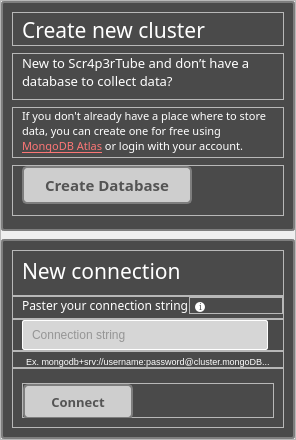
                    <widget class="QFrame" name="db_settings_frame">
                     <property name="maximumSize">
                      <size>
                       <width>16777215</width>
                       <height>16777215</height>
                      </size>
                     </property>
                     <property name="frameShape">
                      <enum>QFrame::StyledPanel</enum>
                     </property>
                     <property name="frameShadow">
                      <enum>QFrame::Raised</enum>
                     </property>
                     <layout class="QVBoxLayout" name="verticalLayout_14">
                      <property name="spacing">
                       <number>8</number>
                      </property>
                      <property name="leftMargin">
                       <number>0</number>
                      </property>
                      <property name="topMargin">
                       <number>0</number>
                      </property>
                      <property name="rightMargin">
                       <number>0</number>
                      </property>
                      <property name="bottomMargin">
                       <number>0</number>
                      </property>
                      <item>
                       <widget class="QFrame" name="top_db_frame">
                        <property name="minimumSize">
                         <size>
                          <width>0</width>
                          <height>230</height>
                         </size>
                        </property>
                        <property name="maximumSize">
                         <size>
                          <width>16777215</width>
                          <height>230</height>
                         </size>
                        </property>
                        <property name="styleSheet">
                         <string notr="true">QFrame #top_db_frame{
background-color: #4A4A4A;
border:2px solid #7E7E7E;
border-radius:3px;
}</string>
                        </property>
                        <property name="frameShape">
                         <enum>QFrame::StyledPanel</enum>
                        </property>
                        <property name="frameShadow">
                         <enum>QFrame::Raised</enum>
                        </property>
                        <layout class="QVBoxLayout" name="verticalLayout_4" stretch="0,0,0,0">
                         <property name="spacing">
                          <number>7</number>
                         </property>
                         <property name="bottomMargin">
                          <number>13</number>
                         </property>
                         <item>
                          <widget class="QFrame" name="frame_7">
                           <property name="frameShape">
                            <enum>QFrame::StyledPanel</enum>
                           </property>
                           <property name="frameShadow">
                            <enum>QFrame::Raised</enum>
                           </property>
                           <layout class="QHBoxLayout" name="horizontalLayout_9">
                            <property name="topMargin">
                             <number>2</number>
                            </property>
                            <property name="bottomMargin">
                             <number>0</number>
                            </property>
                            <item>
                             <widget class="QLabel" name="label_4">
                              <property name="font">
                               <font>
                                <family>Segoe UI Semibold</family>
                                <pointsize>16</pointsize>
                               </font>
                              </property>
                              <property name="styleSheet">
                               <string notr="true">color:White</string>
                              </property>
                              <property name="text">
                               <string>Create new cluster</string>
                              </property>
                             </widget>
                            </item>
                           </layout>
                          </widget>
                         </item>
                         <item>
                          <widget class="QFrame" name="frame_8">
                           <property name="frameShape">
                            <enum>QFrame::StyledPanel</enum>
                           </property>
                           <property name="frameShadow">
                            <enum>QFrame::Raised</enum>
                           </property>
                           <layout class="QHBoxLayout" name="horizontalLayout_10">
                            <property name="topMargin">
                             <number>0</number>
                            </property>
                            <property name="bottomMargin">
                             <number>9</number>
                            </property>
                            <item>
                             <widget class="QLabel" name="label_5">
                              <property name="minimumSize">
                               <size>
                                <width>0</width>
                                <height>0</height>
                               </size>
                              </property>
                              <property name="font">
                               <font>
                                <family>Segoe UI Semibold</family>
                                <pointsize>10</pointsize>
                               </font>
                              </property>
                              <property name="styleSheet">
                               <string notr="true">color:white</string>
                              </property>
                              <property name="text">
                               <string>New to Scr4p3rTube and don’t have a 
database to collect data?</string>
                              </property>
                             </widget>
                            </item>
                           </layout>
                          </widget>
                         </item>
                         <item>
                          <widget class="QFrame" name="frame_10">
                           <property name="maximumSize">
                            <size>
                             <width>16777215</width>
                             <height>80</height>
                            </size>
                           </property>
                           <property name="frameShape">
                            <enum>QFrame::StyledPanel</enum>
                           </property>
                           <property name="frameShadow">
                            <enum>QFrame::Raised</enum>
                           </property>
                           <layout class="QHBoxLayout" name="horizontalLayout_11">
                            <property name="spacing">
                             <number>6</number>
                            </property>
                            <property name="topMargin">
                             <number>0</number>
                            </property>
                            <property name="bottomMargin">
                             <number>0</number>
                            </property>
                            <item>
                             <widget class="QLabel" name="label_6">
                              <property name="maximumSize">
                               <size>
                                <width>16777215</width>
                                <height>16777215</height>
                               </size>
                              </property>
                              <property name="font">
                               <font>
                                <family>Segoe UI Semibold</family>
                                <pointsize>8</pointsize>
                               </font>
                              </property>
                              <property name="styleSheet">
                               <string notr="true">color:white</string>
                              </property>
                              <property name="text">
                               <string>&lt;html&gt;&lt;head/&gt;&lt;body&gt;If you don't already have a place where to store&lt;br/&gt;data, you can create one for free using &lt;br&gt;&lt;span style=&quot; text-decoration: underline; color:#fd7676;&quot;&gt;MongoDB Atlas&lt;/span&gt; or login with your account.&lt;br/&gt;&lt;/body&gt;&lt;/html&gt;</string>
                              </property>
                             </widget>
                            </item>
                           </layout>
                          </widget>
                         </item>
                         <item>
                          <widget class="QFrame" name="frame_11">
                           <property name="frameShape">
                            <enum>QFrame::StyledPanel</enum>
                           </property>
                           <property name="frameShadow">
                            <enum>QFrame::Raised</enum>
                           </property>
                           <layout class="QVBoxLayout" name="verticalLayout_5">
                            <property name="topMargin">
                             <number>0</number>
                            </property>
                            <property name="bottomMargin">
                             <number>14</number>
                            </property>
                            <item>
                             <widget class="QPushButton" name="start_scraping_btn_2">
                              <property name="sizePolicy">
                               <sizepolicy hsizetype="MinimumExpanding" vsizetype="Fixed">
                                <horstretch>0</horstretch>
                                <verstretch>0</verstretch>
                               </sizepolicy>
                              </property>
                              <property name="minimumSize">
                               <size>
                                <width>0</width>
                                <height>38</height>
                               </size>
                              </property>
                              <property name="maximumSize">
                               <size>
                                <width>170</width>
                                <height>38</height>
                               </size>
                              </property>
                              <property name="font">
                               <font>
                                <family>Segoe UI Semibold</family>
                                <pointsize>11</pointsize>
                                <weight>75</weight>
                                <bold>true</bold>
                               </font>
                              </property>
                              <property name="cursor">
                               <cursorShape>PointingHandCursor</cursorShape>
                              </property>
                              <property name="styleSheet">
                               <string notr="true">QPushButton{ 
border:2px solid #7E7E7E;

	background-color:  #CECECE;
color: #545454;
	font-weight: bold;
	border-radius:5px;

}

QPushButton::hover{ 
	background-color: rgb(220,220,220);
	color: rgb(57, 57, 57);

}

QPushButton::pressed{
	background-color: rgb(210, 210, 210);
}</string>
                              </property>
                              <property name="text">
                               <string>Create Database</string>
                              </property>
                             </widget>
                            </item>
                           </layout>
                          </widget>
                         </item>
                        </layout>
                       </widget>
                      </item>
                      <item>
                       <widget class="QFrame" name="middle_db_frame">
                        <property name="minimumSize">
                         <size>
                          <width>0</width>
                          <height>0</height>
                         </size>
                        </property>
                        <property name="maximumSize">
                         <size>
                          <width>16777215</width>
                          <height>200</height>
                         </size>
                        </property>
                        <property name="styleSheet">
                         <string notr="true">QFrame #middle_db_frame{
background-color: #4A4A4A;
border:2px solid #7E7E7E;
border-radius:3px;
}</string>
                        </property>
                        <property name="frameShape">
                         <enum>QFrame::StyledPanel</enum>
                        </property>
                        <property name="frameShadow">
                         <enum>QFrame::Raised</enum>
                        </property>
                        <layout class="QVBoxLayout" name="verticalLayout_6" stretch="4,1,1,0,0">
                         <property name="spacing">
                          <number>0</number>
                         </property>
                         <item>
                          <widget class="QFrame" name="frame_14">
                           <property name="frameShape">
                            <enum>QFrame::StyledPanel</enum>
                           </property>
                           <property name="frameShadow">
                            <enum>QFrame::Raised</enum>
                           </property>
                           <layout class="QHBoxLayout" name="horizontalLayout_14">
                            <property name="topMargin">
                             <number>5</number>
                            </property>
                            <item>
                             <widget class="QLabel" name="label_7">
                              <property name="font">
                               <font>
                                <family>Segoe UI Semibold</family>
                                <pointsize>16</pointsize>
                               </font>
                              </property>
                              <property name="styleSheet">
                               <string notr="true">color:White</string>
                              </property>
                              <property name="text">
                               <string>New connection</string>
                              </property>
                             </widget>
                            </item>
                           </layout>
                          </widget>
                         </item>
                         <item>
                          <widget class="QFrame" name="frame_9">
                           <property name="frameShape">
                            <enum>QFrame::StyledPanel</enum>
                           </property>
                           <property name="frameShadow">
                            <enum>QFrame::Raised</enum>
                           </property>
                           <layout class="QHBoxLayout" name="horizontalLayout_13" stretch="0,0">
                            <property name="spacing">
                             <number>0</number>
                            </property>
                            <property name="leftMargin">
                             <number>9</number>
                            </property>
                            <property name="topMargin">
                             <number>0</number>
                            </property>
                            <property name="rightMargin">
                             <number>0</number>
                            </property>
                            <property name="bottomMargin">
                             <number>4</number>
                            </property>
                            <item>
                             <widget class="QLabel" name="label_8">
                              <property name="sizePolicy">
                               <sizepolicy hsizetype="Preferred" vsizetype="Preferred">
                                <horstretch>0</horstretch>
                                <verstretch>0</verstretch>
                               </sizepolicy>
                              </property>
                              <property name="maximumSize">
                               <size>
                                <width>16777215</width>
                                <height>16777215</height>
                               </size>
                              </property>
                              <property name="font">
                               <font>
                                <family>Segoe UI Semibold</family>
                                <pointsize>9</pointsize>
                                <weight>50</weight>
                                <bold>false</bold>
                                <underline>false</underline>
                               </font>
                              </property>
                              <property name="styleSheet">
                               <string notr="true">color:white</string>
                              </property>
                              <property name="text">
                               <string>&lt;html&gt;&lt;head/&gt;&lt;body&gt;&lt;p&gt;Paster your connection string&lt;/p&gt;&lt;/body&gt;&lt;/html&gt;</string>
                              </property>
                             </widget>
                            </item>
                            <item>
                             <widget class="QFrame" name="frame_15">
                              <property name="minimumSize">
                               <size>
                                <width>0</width>
                                <height>17</height>
                               </size>
                              </property>
                              <property name="maximumSize">
                               <size>
                                <width>16777215</width>
                                <height>17</height>
                               </size>
                              </property>
                              <property name="frameShape">
                               <enum>QFrame::StyledPanel</enum>
                              </property>
                              <property name="frameShadow">
                               <enum>QFrame::Raised</enum>
                              </property>
                              <layout class="QVBoxLayout" name="verticalLayout_7">
                               <property name="leftMargin">
                                <number>5</number>
                               </property>
                               <property name="topMargin">
                                <number>4</number>
                               </property>
                               <property name="rightMargin">
                                <number>9</number>
                               </property>
                               <item>
                                <widget class="QPushButton" name="pushButton_2">
                                 <property name="sizePolicy">
                                  <sizepolicy hsizetype="Minimum" vsizetype="Fixed">
                                   <horstretch>0</horstretch>
                                   <verstretch>0</verstretch>
                                  </sizepolicy>
                                 </property>
                                 <property name="minimumSize">
                                  <size>
                                   <width>10</width>
                                   <height>10</height>
                                  </size>
                                 </property>
                                 <property name="maximumSize">
                                  <size>
                                   <width>10</width>
                                   <height>10</height>
                                  </size>
                                 </property>
                                 <property name="font">
                                  <font>
                                   <family>Constantia</family>
                                   <pointsize>7</pointsize>
                                  </font>
                                 </property>
                                 <property name="cursor">
                                  <cursorShape>PointingHandCursor</cursorShape>
                                 </property>
                                 <property name="styleSheet">
                                  <string notr="true">QPushButton{
	color: rgb(90, 90, 90);
	background-color: rgb(255, 255, 255);
	border-radius:5px;
padding-left:1px;
padding-bottom:1px;
}



QPushButton::hover{ 
	background-color: rgb(220,220,220);
	color: rgb(57, 57, 57);

}

QPushButton::pressed{
	background-color: rgb(210, 210, 210);
}</string>
                                 </property>
                                 <property name="text">
                                  <string>i</string>
                                 </property>
                                </widget>
                               </item>
                              </layout>
                             </widget>
                            </item>
                           </layout>
                          </widget>
                         </item>
                         <item>
                          <widget class="QFrame" name="frame_20">
                           <property name="frameShape">
                            <enum>QFrame::StyledPanel</enum>
                           </property>
                           <property name="frameShadow">
                            <enum>QFrame::Raised</enum>
                           </property>
                           <layout class="QHBoxLayout" name="horizontalLayout_15">
                            <property name="topMargin">
                             <number>0</number>
                            </property>
                            <property name="rightMargin">
                             <number>15</number>
                            </property>
                            <property name="bottomMargin">
                             <number>0</number>
                            </property>
                            <item>
                             <widget class="QLineEdit" name="db_connection_input">
                              <property name="minimumSize">
                               <size>
                                <width>0</width>
                                <height>30</height>
                               </size>
                              </property>
                              <property name="maximumSize">
                               <size>
                                <width>16777215</width>
                                <height>30</height>
                               </size>
                              </property>
                              <property name="font">
                               <font>
                                <family>Segoe UI</family>
                                <pointsize>9</pointsize>
                                <weight>50</weight>
                                <bold>false</bold>
                               </font>
                              </property>
                              <property name="cursor">
                               <cursorShape>IBeamCursor</cursorShape>
                              </property>
                              <property name="styleSheet">
                               <string notr="true">QLineEdit{
background-color:  rgb(214, 214, 214);
color: #545454;
border: 1px solid  #ffffff;
border-radius:2px;
padding-left:7px;
}

QLineEdit::hover{background-color:  rgb(210, 210, 210);}

QLineEdit::focus{
	border:1px solid  rgb(121,121, 121);
}</string>
                              </property>
                              <property name="placeholderText">
                               <string>Connection string</string>
                              </property>
                             </widget>
                            </item>
                           </layout>
                          </widget>
                         </item>
                         <item>
                          <widget class="QFrame" name="frame_21">
                           <property name="frameShape">
                            <enum>QFrame::StyledPanel</enum>
                           </property>
                           <property name="frameShadow">
                            <enum>QFrame::Raised</enum>
                           </property>
                           <layout class="QVBoxLayout" name="verticalLayout_8">
                            <property name="leftMargin">
                             <number>13</number>
                            </property>
                            <property name="topMargin">
                             <number>4</number>
                            </property>
                            <property name="rightMargin">
                             <number>13</number>
                            </property>
                            <property name="bottomMargin">
                             <number>0</number>
                            </property>
                            <item>
                             <widget class="QLabel" name="label_9">
                              <property name="font">
                               <font>
                                <family>Segoe UI Symbol</family>
                                <pointsize>7</pointsize>
                               </font>
                              </property>
                              <property name="styleSheet">
                               <string notr="true">color:white</string>
                              </property>
                              <property name="text">
                               <string>Ex. mongodb+srv://username:password@cluster.mongoDB...</string>
                              </property>
                             </widget>
                            </item>
                           </layout>
                          </widget>
                         </item>
                         <item>
                          <widget class="QFrame" name="frame_22">
                           <property name="frameShape">
                            <enum>QFrame::StyledPanel</enum>
                           </property>
                           <property name="frameShadow">
                            <enum>QFrame::Raised</enum>
                           </property>
                           <layout class="QVBoxLayout" name="verticalLayout_11">
                            <property name="topMargin">
                             <number>14</number>
                            </property>
                            <item>
                             <widget class="QFrame" name="frame_27">
                              <property name="frameShape">
                               <enum>QFrame::StyledPanel</enum>
                              </property>
                              <property name="frameShadow">
                               <enum>QFrame::Raised</enum>
                              </property>
                              <layout class="QHBoxLayout" name="horizontalLayout_28">
                               <property name="leftMargin">
                                <number>0</number>
                               </property>
                               <property name="topMargin">
                                <number>0</number>
                               </property>
                               <property name="bottomMargin">
                                <number>0</number>
                               </property>
                               <item>
                                <widget class="QPushButton" name="db_connect_btn">
                                 <property name="sizePolicy">
                                  <sizepolicy hsizetype="MinimumExpanding" vsizetype="Fixed">
                                   <horstretch>0</horstretch>
                                   <verstretch>0</verstretch>
                                  </sizepolicy>
                                 </property>
                                 <property name="minimumSize">
                                  <size>
                                   <width>0</width>
                                   <height>35</height>
                                  </size>
                                 </property>
                                 <property name="maximumSize">
                                  <size>
                                   <width>110</width>
                                   <height>35</height>
                                  </size>
                                 </property>
                                 <property name="font">
                                  <font>
                                   <family>Segoe UI Semibold</family>
                                   <pointsize>10</pointsize>
                                   <weight>75</weight>
                                   <bold>true</bold>
                                  </font>
                                 </property>
                                 <property name="cursor">
                                  <cursorShape>PointingHandCursor</cursorShape>
                                 </property>
                                 <property name="styleSheet">
                                  <string notr="true">QPushButton{ 
border:2px solid #7E7E7E;

	background-color:  #CECECE;
color: #545454;
	font-weight: bold;
	border-radius:5px;

}

QPushButton::hover{ 
	background-color: rgb(220,220,220);
	color: rgb(57, 57, 57);

}

QPushButton::pressed{
	background-color: rgb(210, 210, 210);
}</string>
                                 </property>
                                 <property name="text">
                                  <string>Connect</string>
                                 </property>
                                </widget>
                               </item>
                               <item>
                                <widget class="QLabel" name="loading_gif">
                                 <property name="minimumSize">
                                  <size>
                                   <width>0</width>
                                   <height>40</height>
                                  </size>
                                 </property>
                                 <property name="maximumSize">
                                  <size>
                                   <width>40</width>
                                   <height>40</height>
                                  </size>
                                 </property>
                                 <property name="text">
                                  <string/>
                                 </property>
                                </widget>
                               </item>
                               <item>
                                <spacer name="horizontalSpacer_4">
                                 <property name="orientation">
                                  <enum>Qt::Horizontal</enum>
                                 </property>
                                 <property name="sizeHint" stdset="0">
                                  <size>
                                   <width>40</width>
                                   <height>20</height>
                                  </size>
                                 </property>
                                </spacer>
                               </item>
                              </layout>
                             </widget>
                            </item>
                           </layout>
                          </widget>
                         </item>
                        </layout>
                       </widget>
                      </item>
                     </layout>
                    </widget>
